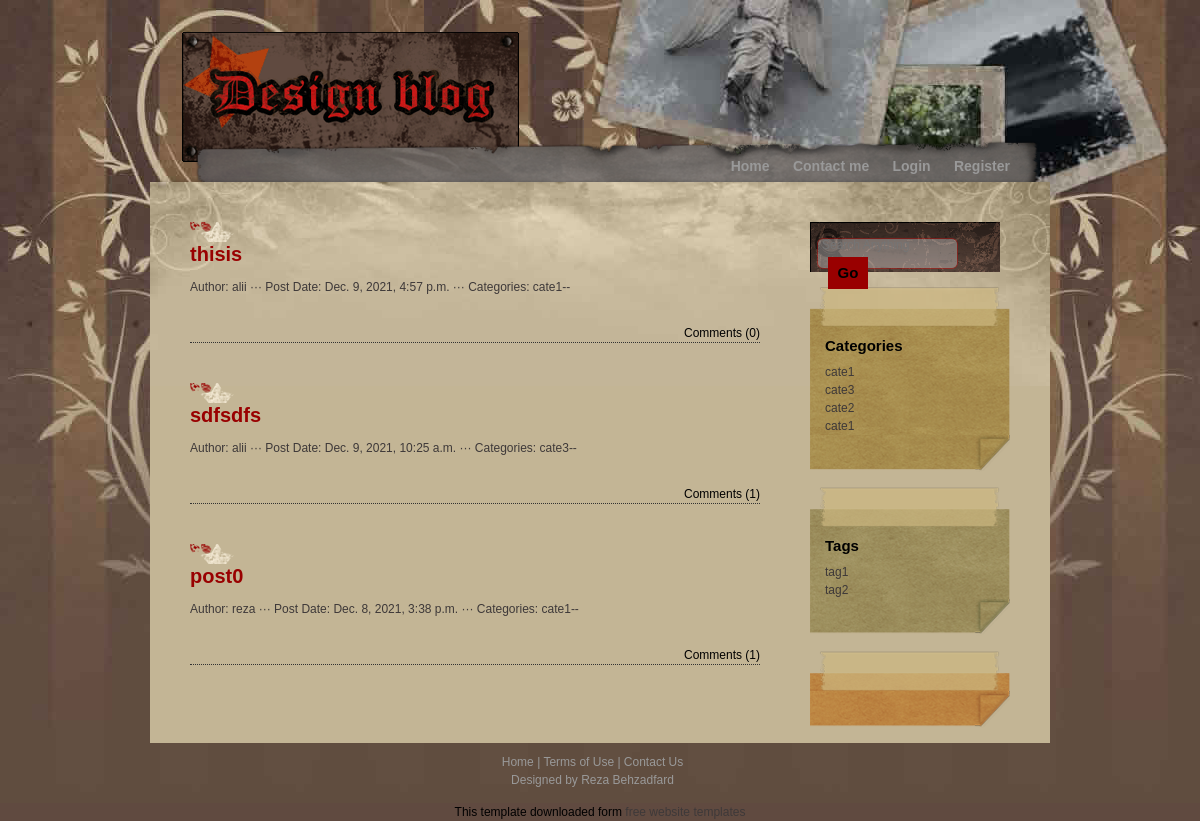
Before: /home/ with the older database file.
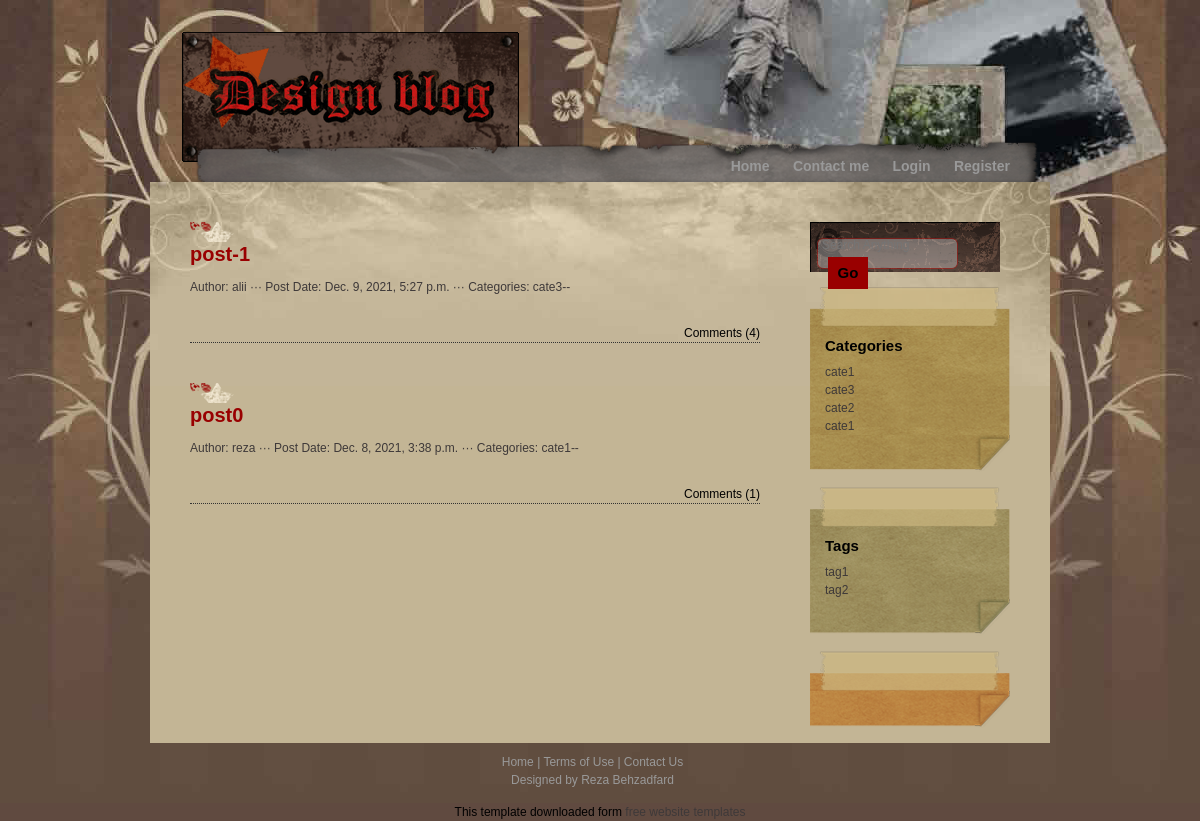
After: the same page with the newer database file.
### post/models.py (models this page shows, shortened)
class Post(models.Model):
    title = models.CharField(max_length=120)
    image = models.ImageField(upload_to="")
    content = models.TextField()
    created_at = models.DateTimeField(auto_now_add=True)
    slug = models.SlugField(unique=True, max_length=120, null=True, blank=True)
    author = models.ForeignKey(User, on_delete=CASCADE)
    category = models.ManyToManyField(Category)
    tag = models.ManyToManyField(Tag, blank=True, null=True)
    class Meta:
        unique_together = ('title', 'slug')

class Category(models.Model):
    title = models.CharField(max_length=120)
    slug = models.SlugField(unique=True, max_length=120, null=True, blank=True)
    creator = models.ForeignKey(User, on_delete=SET_NULL, null=True, blank=True)
    parent = models.ForeignKey('self', on_delete=models.PROTECT, blank=True, null=True)
    created_at = models.DateTimeField(auto_now_add=True)
    class Meta:
        unique_together = ('title', 'slug')

class Tag(models.Model):
    title = models.CharField(max_length=120)
    slug = models.SlugField(unique=True, max_length=120, null=True, blank=True)
    creator = models.ForeignKey(User, on_delete=SET_NULL, null=True, blank=True)
    created_at = models.DateTimeField(auto_now_add=True)
    class Meta:
        unique_together = ('title', 'slug')

### post/views.py (the view)
# urls.py: path('home/', HomeListView.as_view(), name='home'),
class HomeListView(ListView):
    model = Post
    template_name = 'post/home.html'
    def get_context_data(self, **kwargs):
        context = super().get_context_data(**kwargs)
        context['posts'] = Post.objects.all().order_by('-created_at')
        context['categories'] = Category.objects.all().order_by('-created_at')
        context['tags'] = Tag.objects.all().order_by('-created_at')
        return context

### post/templates/post/home.html (shortened to what this page needs)
{% extends "post/class_base.html" %}
{% load static %}
{% block menu %}
{% if request.user.is_authenticated %}
<ul>
    <li><a href="{% url 'home' %}">Home</a></li>
    <li><a href="{% url 'contact' %}">Contact me</a></li>
    <li><a href="{% url 'add_post' %}">Add New Post</a></li>
    <li><a href="{% url 'dashboard' %}">Dashboard</a></li>
    <li><a href="{% url 'logout' %}">Logout</a></li>
</ul>
{% else %}
<ul>
    <li><a href="{% url 'home' %}">Home</a></li>
    <li><a href="{% url 'contact' %}">Contact me</a></li>
    <li><a href="{% url 'login' %}">Login</a></li>
    <li><a href="{% url 'register' %}">Register</a></li>
</ul>
{% endif %}
{% endblock menu %}
{% block content %}
  {% for post in posts %}
    <div class="postbody">
    <a href="{% url 'post_detail' post.slug %}"><h1>{{post.title}}</h1></a><br><br>
    <div class="publish_info">Author: {{post.author.username}} ··· Post Date: {{post.created_at}} ··· Categories: <a href="#">{% for category_ in post.category.all %}{{category_.title}}--{% endfor %}</a></div><br>
    <div class="comment">Comments ({{post.comment_set.count}})</div>
    </div>
  {% endfor %}
{% endblock content %}

### post/templates/post/class_base.html (shortened to what this page needs)
{% load static %}
<!DOCTYPE html>
<html lang="en">
<head>
  <link href="https://cdn.jsdelivr.net/npm/bootstrap@5.0.0-beta1/dist/css/bootstrap.min.css" rel="stylesheet"
>
  <link rel="stylesheet" href="{% static 'style.css' %}">
</head>
<body>
  <div id="container_wrapper1">
    <div id="container_wrapper2">
      <div id="container">
        <div id="header">
          <div id="logo">
            <div id="site_slogan"></div>
          </div>
        </div>
        <div id="menu">
          {% block menu %}
          {% endblock menu %}
        </div>
        <div id="content">
          <div id="left_column">
            {% block content %}
            {% endblock content %}
          </div>
          {% if page != 'login' and page != 'register' %}
          <div id="right_column">
            <div class="section">
              <form method="post" action="{% url 'search_post' %}" class="search">
                <input name="search" type="text" placeholder="Search Anything" id="keyword" />
                <input type="submit" value="Go" class="button" />
              </form>
            </div>
            <div class="section">
              <div class="section1_top"></div>
              <div class="section1_middle">
                <h2>Categories</h2>
                <ul>
                  {% for cate in categories %}
                  <li><a href="{% url 'category_reverse' cate.slug %}">{{cate.title}}</a></li>
                  {% endfor %}
                </ul>
              </div>
              <div class="section1_bottom"></div>
            </div>
            <div class="section">
              <div class="section2_top"></div>
              <div class="section2_middle">
                <h2>Tags</h2>
                <ul>
                  {% for tag in tags %}
                  <li>{{tag.title}}</li>
                  {% endfor %}
                </ul>
              </div>
              <div class="section2_bottom"></div>
            </div>
            <div class="section">
              <div class="section3_top"></div>
              <div class="section3_bottom"></div>
            </div>
          </div>
          {% endif %}
        </div>
        <div id="bottom">
          <div id="footer"> <a href="{% url 'home' %}">Home</a> | <a href="#">Terms of Use</a> | <a href="#">Contact Us</a> <br />
            Designed by <a href="#">Reza Behzadfard</a>
          </div>
        </div>
      </div>
    </div>
  </div>
  <div align=center>This template downloaded form <a href='http://all-free-download.com/free-website-templates/'>free
      website templates</a></div>
</body>
</body>
</html>

### post/static/style.css (style rules this page uses)
body { margin:0; padding:0; line-height: 1.5em; font-family: Helvetica, Arial, sans-serif; font-size: 12px; color: #000000; background: #604a40; }
a:link, a:visited { color: #3e3939; text-decoration: none; }
h1 { margin: 0px; padding: 20px 0px 0px 0px; font-size: 20px; font-weight: bold; color:#990000; height: 20px; background: url(post/media/h1_background.png) left center no-repeat; }
h2 { margin: 0px 0px 8px 0px; padding: 10px 0px 0px 15px; font-weight: bold; font-size: 15px; color: #000000; }
#container_wrapper1 { background: url(post/media/background.gif) top center repeat-x; }
#container_wrapper2 { background: url(post/media/mainbackground.jpg) top center no-repeat; }
#container { margin: 0px auto; width: 900px; }
#header { clear: both; padding: 30px 0px 0px 30px; width: 870px; height: 140px; }
#logo { height: 134px; background: url(post/media/logo.gif) no-repeat; }
#site_slogan { padding: 90px 0px 10px 160px; font-size: 12px; color: #999999; }
#menu { clear: both; margin: 0px; padding: 0px; width: 900px; height: 42px; text-align: right; background: url(post/media/menu_bg.png) no-repeat; }
#menu ul { margin: 0px; padding: 18px 20px 0px 0px; list-style: none; }
#menu ul li { margin: 0px; display: inline; }
#menu ul li a { margin: 0px; padding: 0px 20px 0px 0px; font: 14px arial; font-weight: bold; color:#999999; text-decoration: none; }
#content { float: left; margin: 0px; width: 900px; background: #c3b595 url(post/media/content_bg.jpg) no-repeat; }
#left_column { float: left; margin: 40px 0px 0px 40px; padding: 0px; width: 570px; }
#right_column { float: right; margin: 40px 40px 0px 0px; padding: 0px; width: 200px; }
.section { margin: 0px 0px 15px 0px; padding: 0px; color: #3e3939; }
.section .section1_top { height: 40px; background: url(post/media/section1_top.png) no-repeat; }
.section .section1_middle { background: url(post/media/section1_middle.png) repeat-y; }
.section .section1_bottom { height: 37px; background:url(post/media/section1_bottom.png) no-repeat; }
.section .section2_top { height: 40px; background: url(post/media/section2_top.png) no-repeat; }
.section .section2_middle { background: url(post/media/section2_middle.png) repeat-y; }
.section .section2_bottom { height: 37px; background: url(post/media/section2_bottom.png) no-repeat; }
.section .section3_top { height: 40px; background: url(post/media/section3_top.png) no-repeat; }
.section .section3_bottom { height: 37px; background: url(post/media/section3_bottom.png) no-repeat; }
.section ul { margin: 0px 0px 0px 15px; padding: 0px; list-style: none; }
.section ul li { display: block; }
.section ul li a { padding: 0px; margin: 0px; color: #3e3939; text-decoration: none; }
.postbody { padding: 0px; margin-bottom: 40px; border-bottom: 1px dotted #333333; }
.publish_info { clear: both; margin: 0px; padding: 0px; color:#3e3939; }
.comment { clear: both; margin: 10px 0px 0px 0px; width: 570px; text-align: right; padding: 0px; }
.search { width: 190px; margin: 0px; padding: 13px 0px 0px 10px; height: 50px; background: url(post/media/search_box.gif) no-repeat; }
input { width: 130px; background: none; color: #CCCCCC; border: none; }
.button { margin: 2px 0px 0px 8px; height: 32px; width: 40px; color: #000000; font-size: 15px; font-weight: bold; border: none; background: #990000; }
#footer { clear: both; padding: 10px 0px 0px 15px; width: 870px; height: 60px; text-align: center; color: #999999; text-align: center; }
#footer a { color: #999999; }

Changed rows visible on the page:
removed Post: title "thisis", author.username "alii", created_at "Dec. 9, 2021, 4:57 p.m.", comment_set.count "0", Category (title "cate1")
removed Post: title "sdfsdfs", author.username "alii", created_at "Dec. 9, 2021, 10:25 a.m.", comment_set.count "1", Category (title "cate3")
added Post: title "post-1", author.username "alii", created_at "Dec. 9, 2021, 5:27 p.m.", comment_set.count "4", Category (title "cate3")
